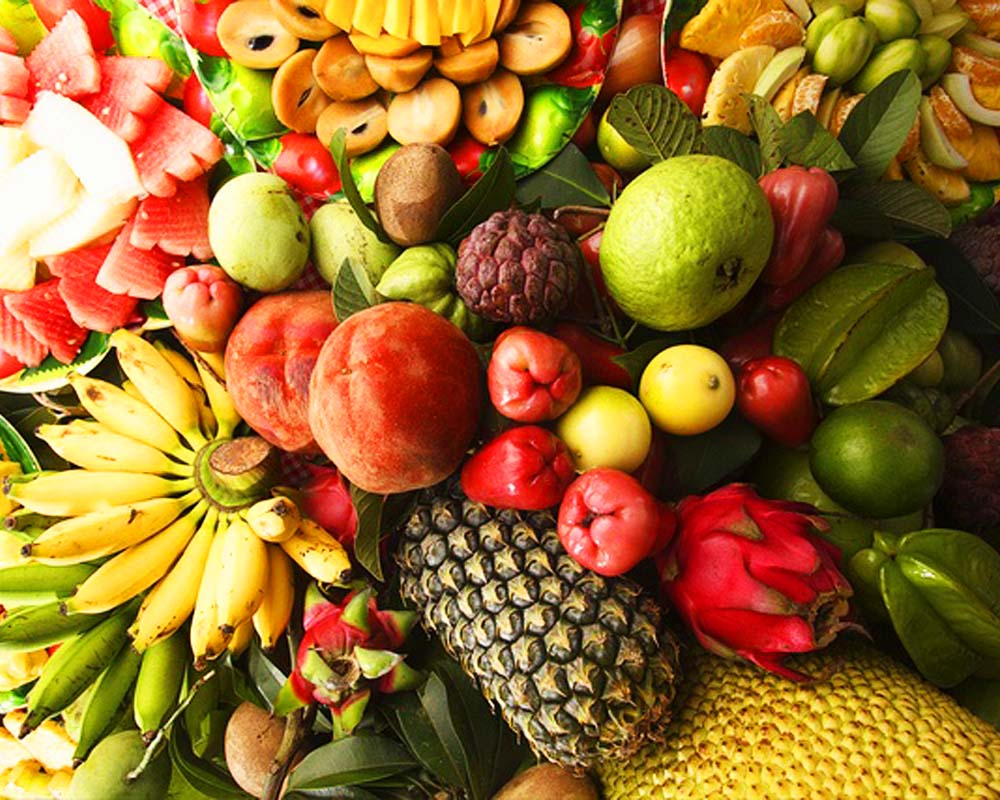
#> input picture fruit.jpg, 1000 x 800 px
$ python 'python test.py'
#> lines starting #> are read from the running program, lines starting #| are printed output that depends on the picture
# -*- coding: utf-8 -*-
"""
Created on Thu Mar 10 20:16:22 2016

@author: HuiShi
"""

import matplotlib.pyplot as plt
import matplotlib.image as mpimg
import numpy as np
from PIL import Image

# new picture Tree.tiff
img = mpimg.imread('fruit.jpg')
#> img is the input picture: shape (800, 1000, 3); mean R, G, B 149.8, 107.2, 44.7
[r,g,b] = [img[:,:,i] for i in range(3)]
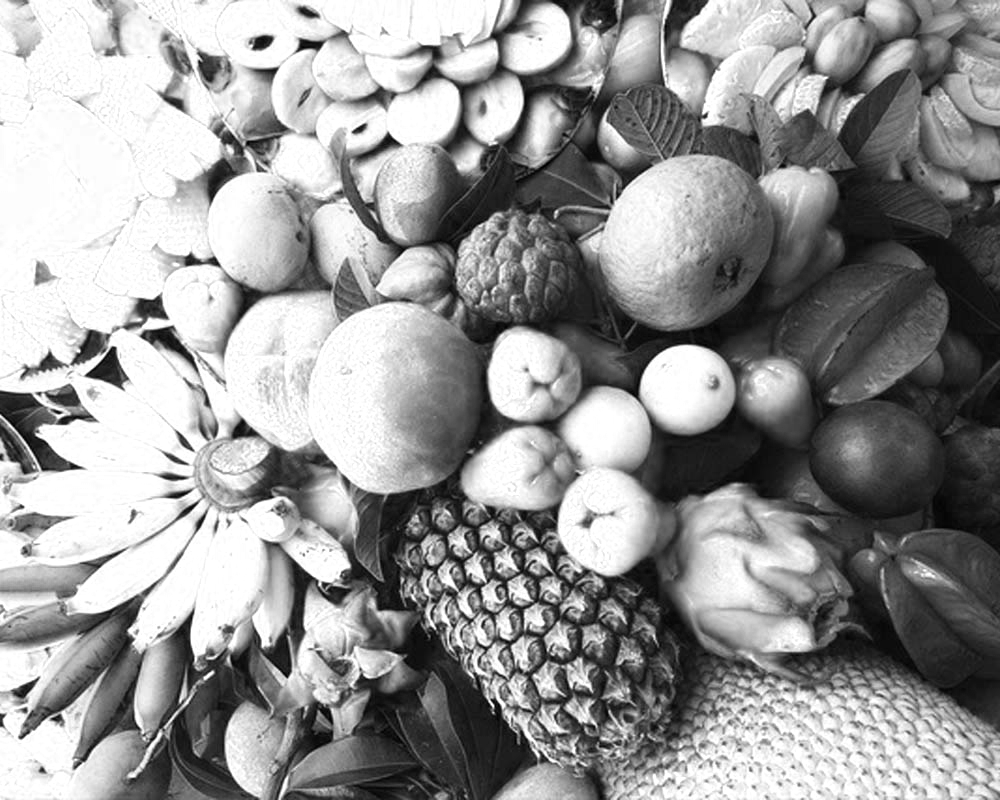
#> r: shape (800, 1000); min 0, max 255, mean 149.8
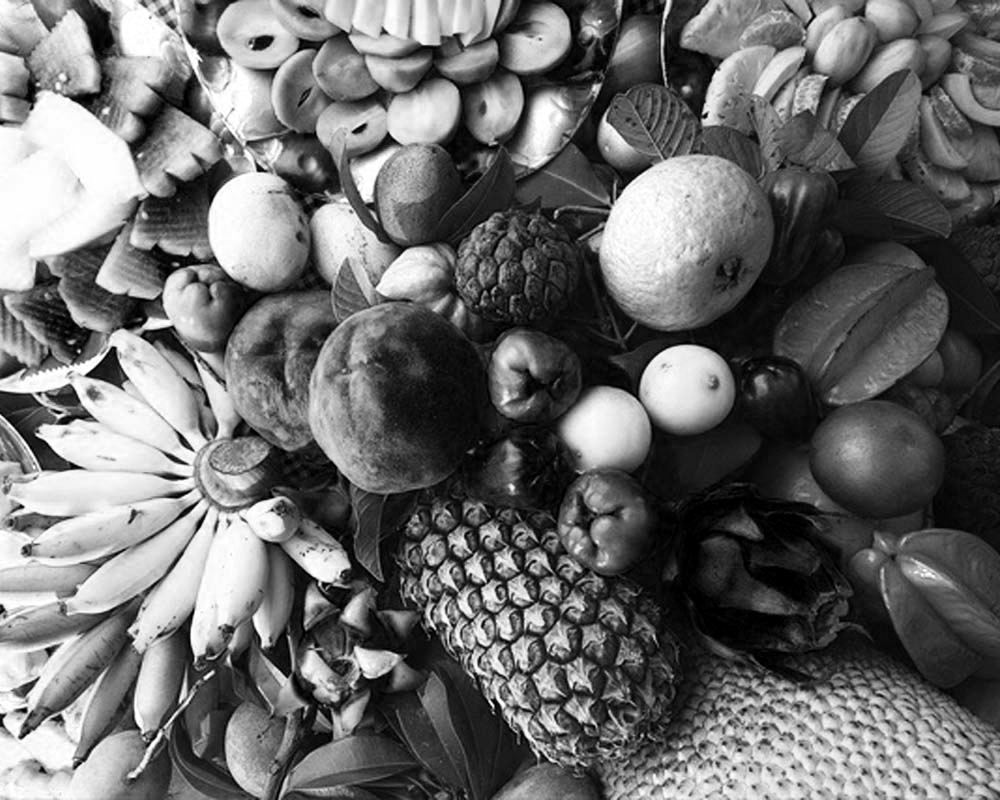
#> g: shape (800, 1000); min 0, max 255, mean 107.2
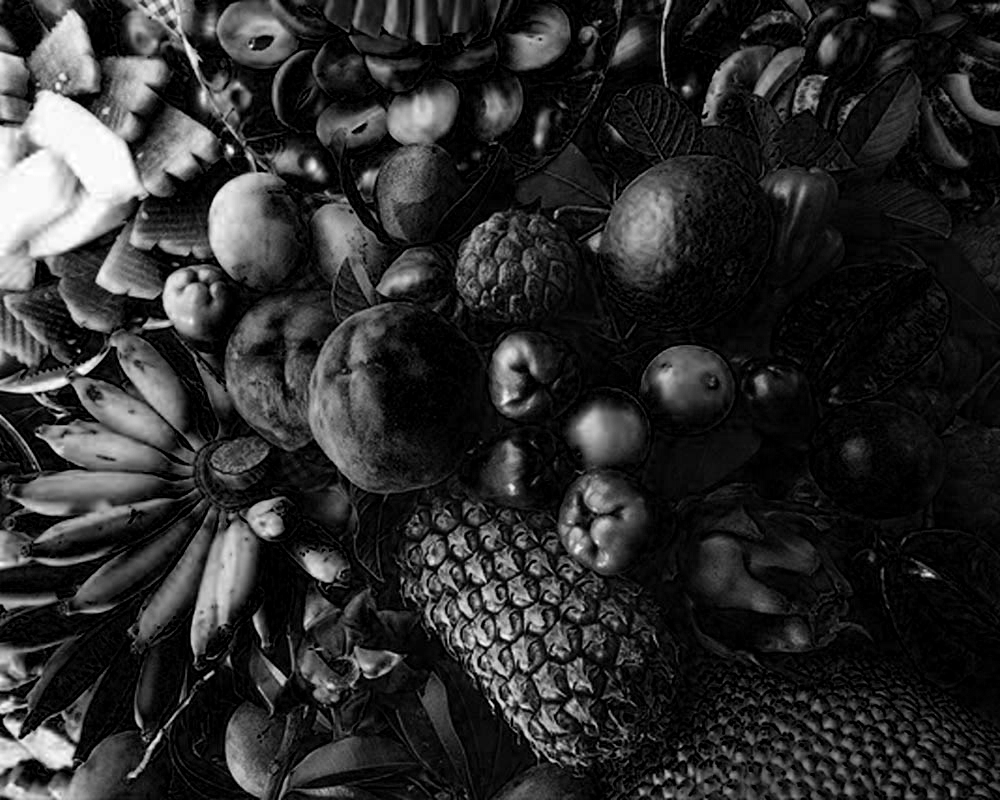
#> b: shape (800, 1000); min 0, max 255, mean 44.7


fig = plt.figure(1)
ax1 = fig.add_subplot(2,2,1)
ax2 = fig.add_subplot(2,2,2)
ax3 = fig.add_subplot(2,2,3)
ax4 = fig.add_subplot(2,2,4)
ax1.imshow(img)
ax2.imshow(r, cmap = 'Reds')
ax3.imshow(g, cmap = 'Greens')
ax4.imshow(b, cmap = 'Blues')
plt.savefig('ori_img.png')
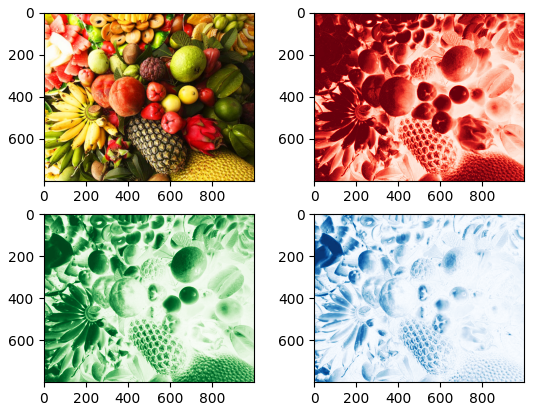
#> figure drawn by matplotlib, 4 panels
plt.show()


# Decompose Red matrix
U_r, TS_r, V_r = np.linalg.svd(r, full_matrices = True, compute_uv = True)
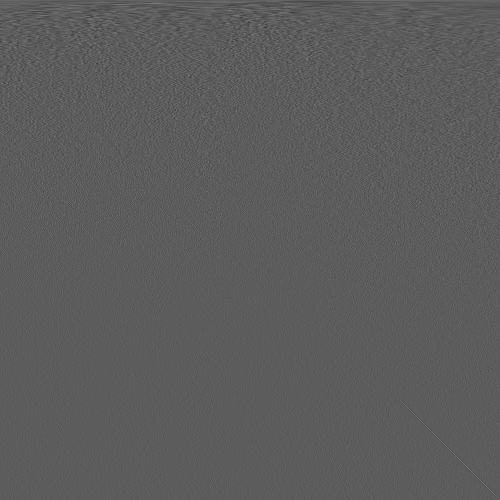
#> V_r: shape (1000, 1000) float64 (shown at 1/2 size); min -0.258, max 0.453, mean 1.69e-05; drawn with min black and max white
#> TS_r = 800 values, max 140567.6 at index 0, min 3.54 at index 799, mean 882

# Decompose Green matrix
U_g, TS_g, V_g = np.linalg.svd(g, full_matrices = True, compute_uv = True)
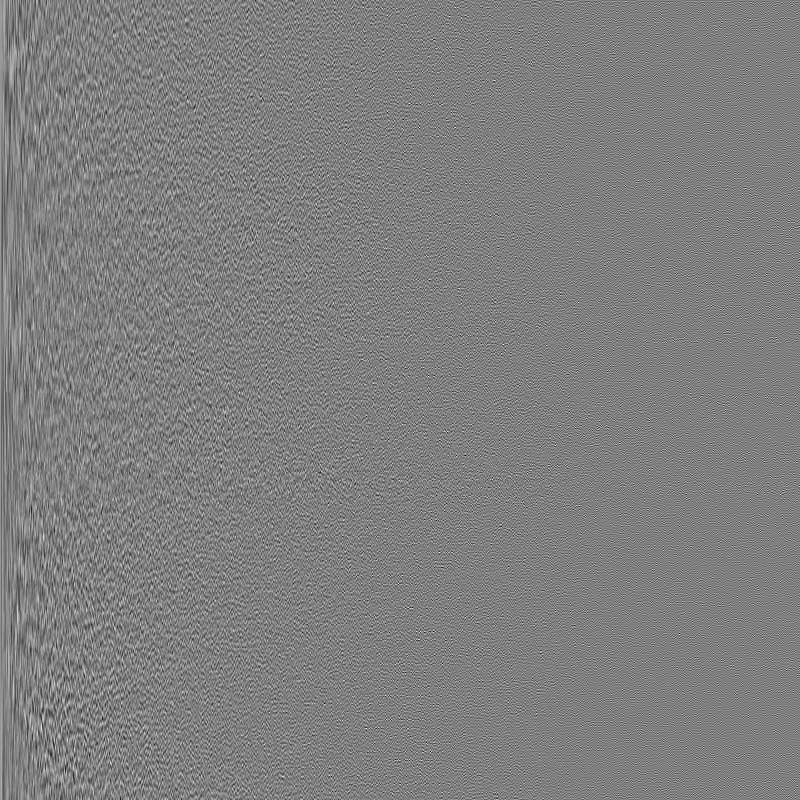
#> U_g: shape (800, 800) float64; min -0.203, max 0.203, mean 5.27e-05; drawn with min black and max white
#> TS_g = 800 values, max 102957 at index 0, min 2.58 at index 799, mean 825.3

# Decompose Blue matrix
U_b, TS_b, V_b = np.linalg.svd(b, full_matrices = True, compute_uv = True)
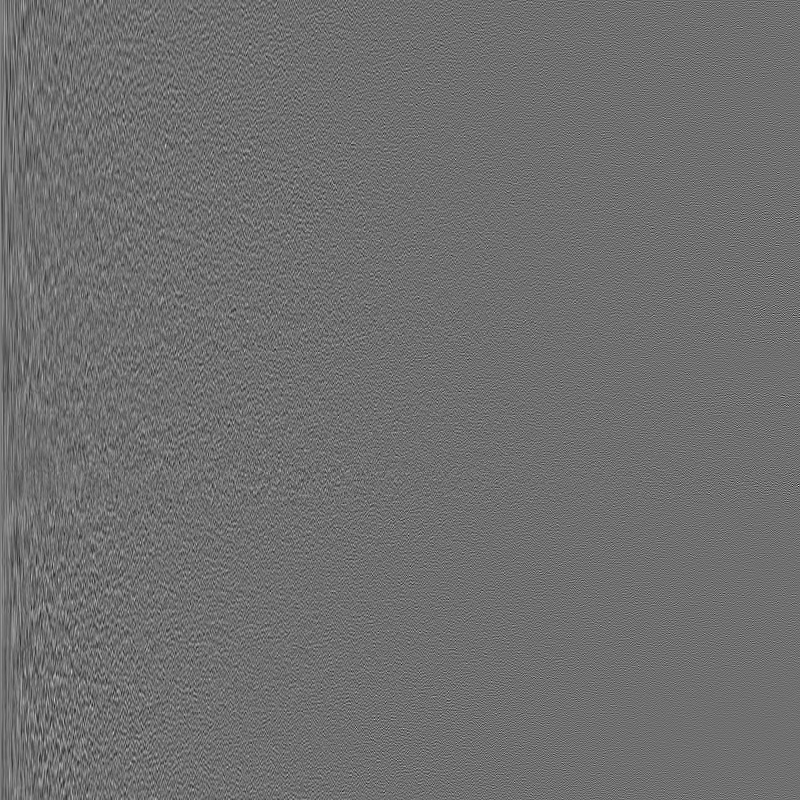
#> U_b: shape (800, 800) float64; min -0.217, max 0.278, mean 6.9e-05; drawn with min black and max white
#> TS_b = 800 values, max 49690.1 at index 0, min 4.56 at index 799, mean 603.6

# convert Sigma from vector to diagonal matrix
S_r = np.zeros((800,1000))
S_g = np.zeros((800,1000))
S_b = np.zeros((800,1000))

for i in range(800):
    S_r[i][i] = TS_r[i]
    S_g[i][i] = TS_g[i]
    S_b[i][i] = TS_b[i]

# Compress - Lower resolution picture
S_r_first30 = np.zeros((800,1000))
S_g_first30 = np.zeros((800,1000))
S_b_first30 = np.zeros((800,1000))

# keeping the first 30 none zero elements as Sigma
#> (the run stopped early here; a loop or call above may not have finished)

$ run again, with 2BetterResolution.png saved as fruit.jpg
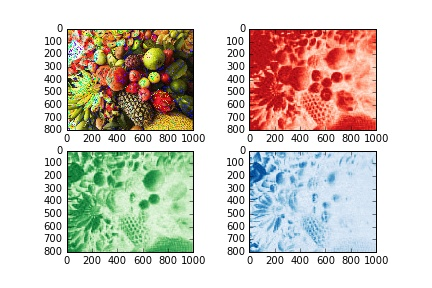
#> input picture 2BetterResolution.png, 432 x 288 px
#> img is the input picture: shape (288, 432, 3); mean R, G, B 211.8, 205.1, 195.5
#> TS_r = 288 values, max 76319.7 at index 0, min 7.52e-12 at index 252, mean 714.7
#> `U_g, TS_g, V_g = np.linalg.svd(g, full_matrices = True, compute_uv = T..`:
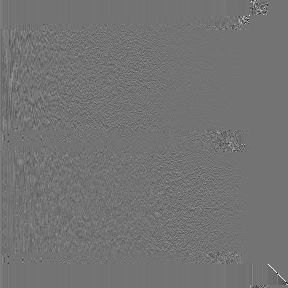
#> U_g: shape (288, 288) float64; min -0.809, max 0.975, mean 0.000166; drawn with min black and max white
#> TS_g = 288 values, max 74555.9 at index 0, min 7.36e-12 at index 252, mean 715.2
#> `U_b, TS_b, V_b = np.linalg.svd(b, full_matrices = True, compute_uv = T..`:
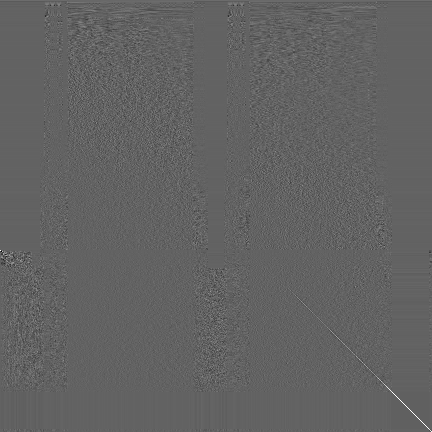
#> V_b: shape (432, 432) float64; min -0.624, max 0.987, mean 0.000138; drawn with min black and max white
#> TS_b = 288 values, max 72137.1 at index 0, min 7.07e-12 at index 252, mean 694.5
